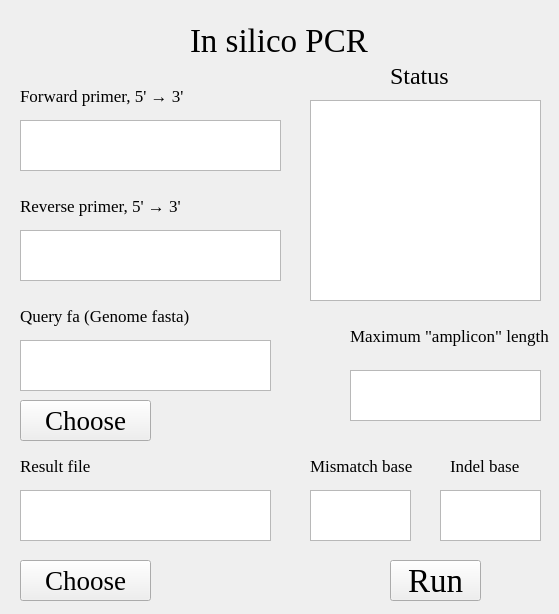
<?xml version="1.0" encoding="UTF-8"?>
<ui version="4.0">
 <class>Form</class>
 <widget class="QWidget" name="Form">
  <property name="geometry">
   <rect>
    <x>0</x>
    <y>0</y>
    <width>559</width>
    <height>614</height>
   </rect>
  </property>
  <property name="windowTitle">
   <string>Form</string>
  </property>
  <widget class="QPushButton" name="pushButton">
   <property name="geometry">
    <rect>
     <x>390</x>
     <y>560</y>
     <width>91</width>
     <height>41</height>
    </rect>
   </property>
   <property name="font">
    <font>
     <family>Times New Roman</family>
     <pointsize>25</pointsize>
    </font>
   </property>
   <property name="text">
    <string>Run</string>
   </property>
  </widget>
  <widget class="QTextBrowser" name="textBrowser">
   <property name="geometry">
    <rect>
     <x>310</x>
     <y>100</y>
     <width>231</width>
     <height>201</height>
    </rect>
   </property>
  </widget>
  <widget class="QLabel" name="label">
   <property name="geometry">
    <rect>
     <x>190</x>
     <y>20</y>
     <width>181</width>
     <height>41</height>
    </rect>
   </property>
   <property name="font">
    <font>
     <family>Times New Roman</family>
     <pointsize>25</pointsize>
    </font>
   </property>
   <property name="text">
    <string>In silico PCR</string>
   </property>
  </widget>
  <widget class="QLabel" name="label_2">
   <property name="geometry">
    <rect>
     <x>350</x>
     <y>310</y>
     <width>201</width>
     <height>51</height>
    </rect>
   </property>
   <property name="font">
    <font>
     <family>Times New Roman</family>
     <pointsize>13</pointsize>
    </font>
   </property>
   <property name="text">
    <string>Maximum &quot;amplicon&quot; length</string>
   </property>
  </widget>
  <widget class="QLabel" name="label_3">
   <property name="geometry">
    <rect>
     <x>310</x>
     <y>450</y>
     <width>111</width>
     <height>31</height>
    </rect>
   </property>
   <property name="font">
    <font>
     <family>Times New Roman</family>
     <pointsize>13</pointsize>
    </font>
   </property>
   <property name="text">
    <string>Mismatch base</string>
   </property>
  </widget>
  <widget class="QLabel" name="label_4">
   <property name="geometry">
    <rect>
     <x>450</x>
     <y>450</y>
     <width>81</width>
     <height>31</height>
    </rect>
   </property>
   <property name="font">
    <font>
     <family>Times New Roman</family>
     <pointsize>13</pointsize>
    </font>
   </property>
   <property name="text">
    <string>Indel base</string>
   </property>
  </widget>
  <widget class="QTextEdit" name="textEdit">
   <property name="geometry">
    <rect>
     <x>350</x>
     <y>370</y>
     <width>191</width>
     <height>51</height>
    </rect>
   </property>
  </widget>
  <widget class="QTextEdit" name="textEdit_2">
   <property name="geometry">
    <rect>
     <x>310</x>
     <y>490</y>
     <width>101</width>
     <height>51</height>
    </rect>
   </property>
  </widget>
  <widget class="QTextEdit" name="textEdit_3">
   <property name="geometry">
    <rect>
     <x>440</x>
     <y>490</y>
     <width>101</width>
     <height>51</height>
    </rect>
   </property>
  </widget>
  <widget class="QLabel" name="label_5">
   <property name="geometry">
    <rect>
     <x>390</x>
     <y>60</y>
     <width>81</width>
     <height>31</height>
    </rect>
   </property>
   <property name="font">
    <font>
     <family>Times New Roman</family>
     <pointsize>18</pointsize>
    </font>
   </property>
   <property name="text">
    <string>Status</string>
   </property>
  </widget>
  <widget class="QLabel" name="label_6">
   <property name="geometry">
    <rect>
     <x>20</x>
     <y>70</y>
     <width>201</width>
     <height>51</height>
    </rect>
   </property>
   <property name="font">
    <font>
     <family>Times New Roman</family>
     <pointsize>13</pointsize>
    </font>
   </property>
   <property name="text">
    <string>Forward primer, 5' → 3'</string>
   </property>
  </widget>
  <widget class="QLabel" name="label_7">
   <property name="geometry">
    <rect>
     <x>20</x>
     <y>180</y>
     <width>201</width>
     <height>51</height>
    </rect>
   </property>
   <property name="font">
    <font>
     <family>Times New Roman</family>
     <pointsize>13</pointsize>
    </font>
   </property>
   <property name="text">
    <string>Reverse primer, 5' → 3'</string>
   </property>
  </widget>
  <widget class="QTextEdit" name="textEdit_4">
   <property name="geometry">
    <rect>
     <x>20</x>
     <y>120</y>
     <width>261</width>
     <height>51</height>
    </rect>
   </property>
  </widget>
  <widget class="QTextEdit" name="textEdit_5">
   <property name="geometry">
    <rect>
     <x>20</x>
     <y>230</y>
     <width>261</width>
     <height>51</height>
    </rect>
   </property>
  </widget>
  <widget class="QLabel" name="label_8">
   <property name="geometry">
    <rect>
     <x>20</x>
     <y>290</y>
     <width>201</width>
     <height>51</height>
    </rect>
   </property>
   <property name="font">
    <font>
     <family>Times New Roman</family>
     <pointsize>13</pointsize>
    </font>
   </property>
   <property name="text">
    <string>Query fa (Genome fasta)</string>
   </property>
  </widget>
  <widget class="QTextBrowser" name="textBrowser_2">
   <property name="geometry">
    <rect>
     <x>20</x>
     <y>340</y>
     <width>251</width>
     <height>51</height>
    </rect>
   </property>
  </widget>
  <widget class="QLabel" name="label_9">
   <property name="geometry">
    <rect>
     <x>20</x>
     <y>450</y>
     <width>91</width>
     <height>31</height>
    </rect>
   </property>
   <property name="font">
    <font>
     <family>Times New Roman</family>
     <pointsize>13</pointsize>
    </font>
   </property>
   <property name="text">
    <string>Result file</string>
   </property>
  </widget>
  <widget class="QTextBrowser" name="textBrowser_3">
   <property name="geometry">
    <rect>
     <x>20</x>
     <y>490</y>
     <width>251</width>
     <height>51</height>
    </rect>
   </property>
  </widget>
  <widget class="QPushButton" name="pushButton_2">
   <property name="geometry">
    <rect>
     <x>20</x>
     <y>400</y>
     <width>131</width>
     <height>41</height>
    </rect>
   </property>
   <property name="font">
    <font>
     <family>Times New Roman</family>
     <pointsize>20</pointsize>
    </font>
   </property>
   <property name="text">
    <string>Choose</string>
   </property>
  </widget>
  <widget class="QPushButton" name="pushButton_3">
   <property name="geometry">
    <rect>
     <x>20</x>
     <y>560</y>
     <width>131</width>
     <height>41</height>
    </rect>
   </property>
   <property name="font">
    <font>
     <family>Times New Roman</family>
     <pointsize>20</pointsize>
    </font>
   </property>
   <property name="text">
    <string>Choose</string>
   </property>
  </widget>
 </widget>
 <resources/>
 <connections/>
</ui>
